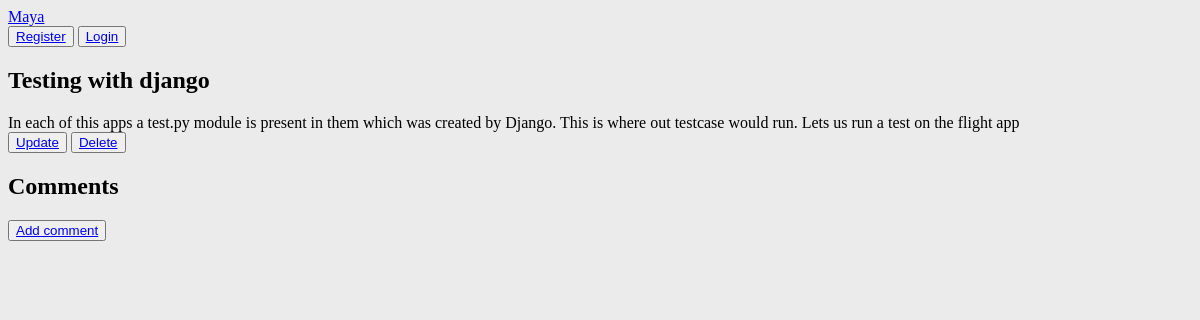
Screenshot of /article/4 with the database file from the repository.
### blog/models.py (models this page shows, shortened)
class Post(models.Model):
    title = models.CharField(max_length=255)
    title_tag = models.CharField(max_length=200, default='wooha')
    author = models.ForeignKey(User, on_delete=models.CASCADE)
    body = models.TextField()
    post_date = models.DateField(auto_now_add=True)
    category = models.CharField(max_length=200)

### blog/views.py (the view)
# urls.py: path('article/<int:pk>', ArticleDetailView.as_view(), name='article_details'),
class ArticleDetailView(DetailView):
    model = Post
    template_name = 'blog/article_details.html'

### templates/blog/article_details.html (shortened to what this page needs)
{% extends 'layout.html' %}
{% block body %}
<section>
    <h1>{{ post.title }}</h1>
    <div class="post_body">
    {{ post.body|safe }}
    </div>
    <div class="crud_button">
    <button><a href="{% url 'update' post.pk %}">Update </a> </button> <button> <a href="{% url 'delete_post' post.pk %}">Delete</a> </button>
    </div>
    <div class="comments">
        <h2>Comments</h2>
        <button>
        <a href="{% url 'comment' post.pk %}">Add comment</a>
        </button>
    </div>
</section>
{% endblock %}

### staticfiles/blog/style.css (style rules this page uses)
body { width :100%; height : 100vh; background-color: #ebebeb; }

### rows the page displays
Post: title "Testing with django", body "In each of this apps a test.py module is present in them which was created by Django. This is where out testcase would run. Lets us run a test on the flight app"
